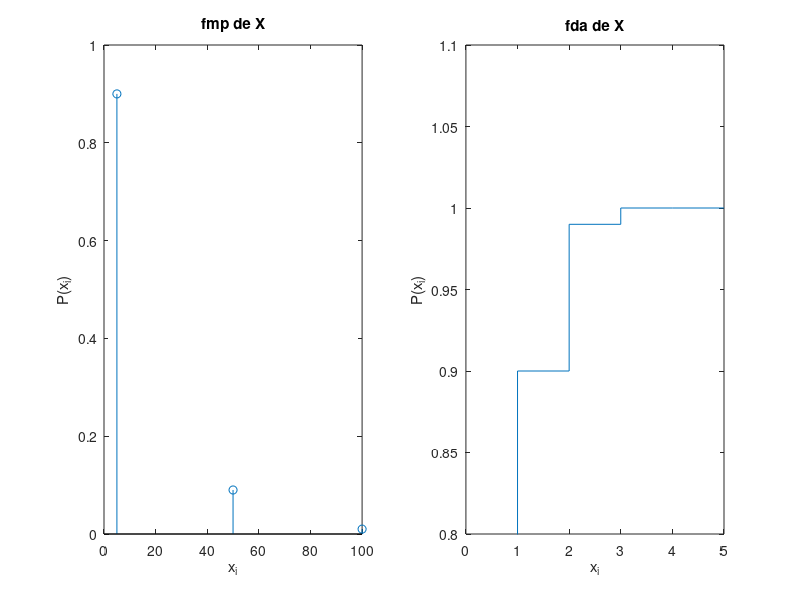

Here is the MATLAB script that generated this plot:
% Considere uma caixa contendo 90 notas de 5 Euros, 9 notas de 50 e 1 de 100


%a) teorica

% Espaço de amostragem: 100 ; 5 euros: 9/10 ; 50 euros: 9/100 ; 100 euros: 1/100


%b)

x = [5 50 100];

probs = [9/10 9/100 1/100];
figure(1);
subplot(1,2,1);
stem(x,probs) %funcao massa de probabilidade 
title('fmp de X')
xlabel('x_i'), ylabel('P(x_i)')




probs2 = [0 0 probs 0 0];
x2 = -1:5;
probacum1 = cumsum(probs2); %soma acumulativa do vetor
subplot(1,2,2);
stairs(x2,probacum1)
axis([0 5 0.8 1.1]);
title("fda de X");
xlabel('x_i'), ylabel("P(x_i)");








